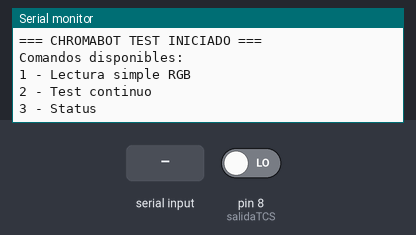
A sketch run on a simulated Arduino Uno, built with avr-gcc and run on an emulated ATmega328P. Shown: the last lines printed to the serial monitor. Inputs (shaded band) come from the test bench; at power-on: pin 8 (salidaTCS) LOW.

Above: at 1.2 s.
1.3 s: "1\n" received over Serial
At 1.68 s:
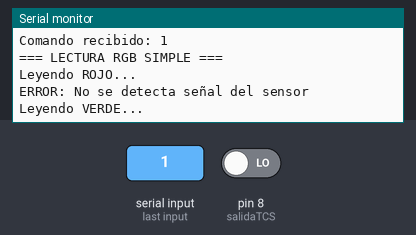
2.8 s: "2\n" received over Serial
At 3.96 s:
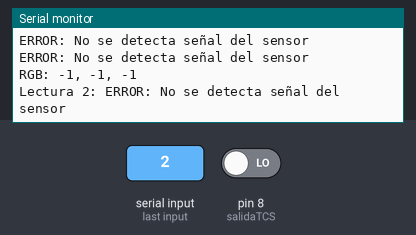
Timing chart, 0 to 5.8 s (numbered marks = the images above; inputs shaded):
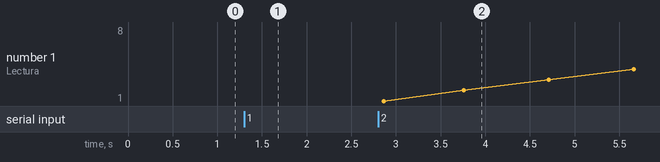

The sketch:

test_simple.ino
```cpp
/*
  Chromabot - Test Simple del TCS3200
  Para verificar comunicación básica y lectura de sensor
*/

#define S0 4
#define S1 5
#define S2 6
#define S3 7
#define salidaTCS 8

void setup() {
  // Configuración de pines
  pinMode(S0, OUTPUT);
  pinMode(S1, OUTPUT);
  pinMode(S2, OUTPUT);
  pinMode(S3, OUTPUT);
  pinMode(salidaTCS, INPUT);

  // Frecuencia al 20%
  digitalWrite(S0, HIGH);
  digitalWrite(S1, LOW);

  Serial.begin(9600);

  // Mensaje de inicio
  Serial.println("=== CHROMABOT TEST INICIADO ===");
  Serial.println("Comandos disponibles:");
  Serial.println("1 - Lectura simple RGB");
  Serial.println("2 - Test continuo");
  Serial.println("3 - Status");
}

void loop() {
  // Lectura automática cada 2 segundos
  static unsigned long lastReading = 0;
  if (millis() - lastReading > 2000) {
    readColorSimple();
    lastReading = millis();
  }

  // Procesar comandos del serial
  if (Serial.available() > 0) {
    String command = Serial.readStringUntil('\n');
    command.trim();

    Serial.println("Comando recibido: " + command);

    if (command == "1") {
      Serial.println("=== LECTURA RGB SIMPLE ===");
      readColorDetailed();
    }
    else if (command == "2") {
      Serial.println("=== TEST CONTINUO (10 lecturas) ===");
      for (int i = 0; i < 10; i++) {
        Serial.print("Lectura " + String(i+1) + ": ");
        readColorSimple();
        delay(500);
      }
    }
    else if (command == "3") {
      Serial.println("=== STATUS DEL SISTEMA ===");
      Serial.println("Arduino: OK");
      Serial.println("Sensor TCS3200: Conectado en pines 4-8");
      Serial.println("Comunicacion: Activa a 9600 bps");
    }
    else if (command == "GET_STATUS") {
      Serial.println("{\"status\":\"ready\",\"sensor\":\"TCS3200\",\"test\":\"OK\"}");
    }
    else if (command == "SINGLE_READ") {
      readColorJSON();
    }
    else {
      Serial.println("Comando no reconocido: " + command);
      Serial.println("Usa: 1, 2, 3, GET_STATUS, o SINGLE_READ");
    }
  }
}

void readColorSimple() {
  int r = readChannel('R');
  int g = readChannel('G');
  int b = readChannel('B');

  Serial.print("RGB: ");
  Serial.print(r);
  Serial.print(", ");
  Serial.print(g);
  Serial.print(", ");
  Serial.println(b);
}

void readColorDetailed() {
  Serial.println("Leyendo ROJO...");
  int r = readChannel('R');
  delay(100);

  Serial.println("Leyendo VERDE...");
  int g = readChannel('G');
  delay(100);

  Serial.println("Leyendo AZUL...");
  int b = readChannel('B');
  delay(100);

  Serial.println("Resultados:");
  Serial.println("Rojo: " + String(r));
  Serial.println("Verde: " + String(g));
  Serial.println("Azul: " + String(b));

  // Detección simple de color dominante
  if (r > g && r > b) {
    Serial.println("Color dominante: ROJO");
  } else if (g > r && g > b) {
    Serial.println("Color dominante: VERDE");
  } else if (b > r && b > g) {
    Serial.println("Color dominante: AZUL");
  } else {
    Serial.println("Color: NEUTRO/MIXTO");
  }
}

void readColorJSON() {
  int r = readChannel('R');
  int g = readChannel('G');
  int b = readChannel('B');

  Serial.print("{\"rgb\":{\"red\":");
  Serial.print(r);
  Serial.print(",\"green\":");
  Serial.print(g);
  Serial.print(",\"blue\":");
  Serial.print(b);
  Serial.println("}}");
}

int readChannel(char color) {
  // Configurar filtros según el color
  switch(color) {
    case 'R':
      digitalWrite(S2, LOW);
      digitalWrite(S3, LOW);
      break;
    case 'G':
      digitalWrite(S2, HIGH);
      digitalWrite(S3, HIGH);
      break;
    case 'B':
      digitalWrite(S2, LOW);
      digitalWrite(S3, HIGH);
      break;
  }

  delay(50); // Tiempo de estabilización

  // Leer pulso
  int pulseWidth = pulseIn(salidaTCS, LOW, 100000); // timeout 100ms

  if (pulseWidth == 0) {
    Serial.println("ERROR: No se detecta señal del sensor");
    return -1;
  }

  return pulseWidth;
}
```

Measured:
- after the input at 1.3 s, the serial monitor: prints a new line at once (image 1)
- after the input at 2.8 s, the serial monitor: prints a new line at once (image 2)
